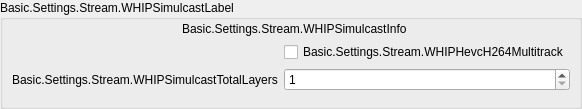
               <widget class="QGroupBox" name="whipSimulcastGroupBox">
                <property name="title">
                 <string>Basic.Settings.Stream.WHIPSimulcastLabel</string>
                </property>
                <layout class="QVBoxLayout" name="verticalLayout_35">
                 <property name="leftMargin">
                  <number>9</number>
                 </property>
                 <property name="topMargin">
                  <number>2</number>
                 </property>
                 <property name="rightMargin">
                  <number>9</number>
                 </property>
                 <property name="bottomMargin">
                  <number>9</number>
                 </property>
                 <item>
                  <layout class="QHBoxLayout" name="horizontalLayout_33">
                   <item>
                    <spacer name="horizontalSpacer_33">
                     <property name="orientation">
                      <enum>Qt::Horizontal</enum>
                     </property>
                     <property name="sizeType">
                      <enum>QSizePolicy::Fixed</enum>
                     </property>
                     <property name="sizeHint" stdset="0">
                      <size>
                       <width>170</width>
                       <height>10</height>
                      </size>
                     </property>
                    </spacer>
                   </item>
                   <item>
                    <widget class="QLabel" name="whipSimulcastInfo">
                     <property name="text">
                      <string>Basic.Settings.Stream.WHIPSimulcastInfo</string>
                     </property>
                     <property name="textFormat">
                      <enum>Qt::RichText</enum>
                     </property>
                     <property name="wordWrap">
                      <bool>true</bool>
                     </property>
                     <property name="openExternalLinks">
                      <bool>true</bool>
                     </property>
                    </widget>
                   </item>
                  </layout>
                 </item>
                 <item>
                  <layout class="QFormLayout" name="formLayout_39">
                   <property name="fieldGrowthPolicy">
                    <enum>QFormLayout::AllNonFixedFieldsGrow</enum>
                   </property>
                   <item row="0" column="1">
                    <widget class="QCheckBox" name="whipHevcH264Multitrack">
                     <property name="toolTip">
                      <string>Basic.Settings.Stream.WHIPHevcH264MultitrackTooltip</string>
                     </property>
                     <property name="text">
                      <string>Basic.Settings.Stream.WHIPHevcH264Multitrack</string>
                     </property>
                    </widget>
                   </item>
                   <item row="1" column="0">
                    <widget class="QLabel" name="whipSimulcastTotalLayersLabel">
                     <property name="text">
                      <string>Basic.Settings.Stream.WHIPSimulcastTotalLayers</string>
                     </property>
                     <property name="minimumSize">
                      <size>
                       <width>170</width>
                       <height>0</height>
                      </size>
                     </property>
                    </widget>
                   </item>
                   <item row="1" column="1">
                    <layout class="QHBoxLayout" name="horizontalLayout_35" stretch="0,0">
                     <item>
                      <widget class="QSpinBox" name="whipSimulcastTotalLayers">
                       <property name="minimum">
                        <number>1</number>
                       </property>
                       <property name="maximum">
                        <number>5</number>
                       </property>
                       <property name="value">
                        <number>1</number>
                       </property>
                      </widget>
                     </item>
                    </layout>
                   </item>
                  </layout>
                 </item>
                 <item>
                  <!-- Per-layer resolution/bitrate rows are built at
                       runtime by OBSBasicSettings::RebuildWHIPSimulcastLayerRows()
                       (see OBSBasicSettings_Stream.cpp), one row per layer
                       beyond the first - this container just holds them. -->
                  <widget class="QWidget" name="whipSimulcastLayersContainer" native="true">
                   <layout class="QVBoxLayout" name="whipSimulcastLayersContainerLayout">
                    <property name="leftMargin">
                     <number>0</number>
                    </property>
                    <property name="topMargin">
                     <number>0</number>
                    </property>
                    <property name="rightMargin">
                     <number>0</number>
                    </property>
                    <property name="bottomMargin">
                     <number>0</number>
                    </property>
                   </layout>
                  </widget>
                 </item>
                </layout>
               </widget>
